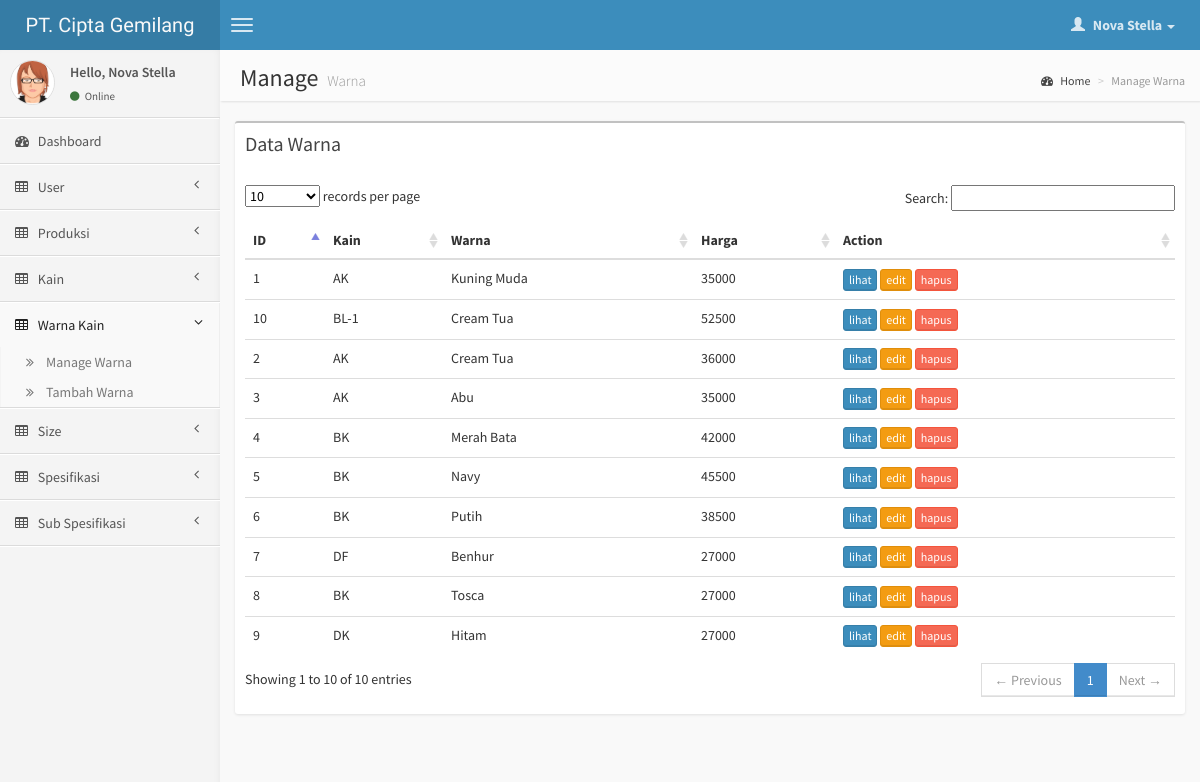
Screenshot of /page/warna/index.php (signed in) with the database file from the repository.
### tables this page shows
CREATE TABLE IF NOT EXISTS `user` (
  `id_user` int(11) NOT NULL AUTO_INCREMENT,
  `nama` varchar(100) NOT NULL,
  `username` varchar(15) NOT NULL,
  `password` varchar(255) NOT NULL,
  `level` int(11) NOT NULL,
  `date_created` date NOT NULL,
  PRIMARY KEY (`id_user`)
);

CREATE TABLE IF NOT EXISTS `jenis_warna` (
  `id_jenis_warna` int(11) NOT NULL AUTO_INCREMENT,
  `id_kain` int(11) NOT NULL,
  `warna` varchar(50) NOT NULL,
  `harga` int(10) NOT NULL,
  PRIMARY KEY (`id_jenis_warna`)
);

CREATE TABLE IF NOT EXISTS `kains` (
  `id_kain` int(11) NOT NULL AUTO_INCREMENT,
  `kain` varchar(50) NOT NULL,
  PRIMARY KEY (`id_kain`)
);

### function.php (called while the page is built, shortened)
<?php
	function getUserInfo($field){
		if(isset($_SESSION['id_user'])){
			$q = mysql_query("select * from user where id_user='$_SESSION[id_user]'");
			$data = mysql_fetch_array($q);
			return $data[$field];
		}
		return false;
	}
	function getKain($id){
		$q = mysql_query("select * from kains where id_kain='$id'");
		$data = mysql_fetch_array($q);
		return $data['kain'];
	}
?>

### page/warna/index.php (the view, shortened to what this page needs)
<?php $pageTitle = 'Manage Warna'; $pageActive = 'warna'; ?>
<?php include '../header.php'; ?>
<section class="content-header">
    <h1>
        Manage
        <small>Warna</small>
    </h1>
    <ol class="breadcrumb">
        <li><a href="#"><i class="fa fa-dashboard"></i> Home</a></li>
        <li class="active">Manage Warna</li>
    </ol>
</section>
<section class="content">
	 <div class="row">
		<div class="col-xs-12">
		    <div class="box">
		        <div class="box-header">
		            <h3 class="box-title">Data Warna</h3>
		        </div>
		        <div class="box-body table-responsive">
		            <table class="table table-hover" id="table_data">
		            	<thead>
			            	<tr>
			                    <th>ID</th>
			                    <th>Kain</th>
			                    <th>Warna</th>
			                    <th>Harga</th>
			                    <th>Action</th>
			                </tr>
		            	</thead>
		                <tbody>
			                <?php $sql = mysql_query('SELECT * FROM jenis_warna'); ?>
			                <?php while($row = mysql_fetch_array($sql) ): ?>
				                <tr>
				                    <td><?php echo $row['id_jenis_warna']; ?></td>
				                    <td><?php echo getKain($row['id_kain']); ?></td>
				                    <td><?php echo $row['warna']; ?></td>
				                    <td><?php echo $row['harga']; ?></td>
				                    <td><a href="view.php?id=<?php echo $row['id_jenis_warna']; ?>" class="btn btn-primary btn-xs">lihat</a> <a href="edit.php?id=<?php echo $row['id_jenis_warna']; ?>" class="btn btn-warning btn-xs">edit</a> <a href="delete.php?id=<?php echo $row['id_jenis_warna']; ?>" onclick="return confirm('Anda yakin akan menghapus ini?')" class="btn btn-danger btn-xs">hapus</a></td>
				                </tr>
				            <?php endwhile; ?>
		                </tbody>
		            </table>
		        </div>
		    </div>
		</div>
		</div>
</section>
<?php include '../footer.php'; ?>

### page/header.php (shortened to what this page needs)
<?php require('../../config/config.php'); require("../../config/session.php"); require("../../function.php");  ?>
<!DOCTYPE html>
<html>
    <head>
        <link href="<?php echo DOMAIN; ?>/css/bootstrap.min.css" rel="stylesheet" type="text/css" />
        <link href="<?php echo DOMAIN; ?>/css/font-awesome.min.css" rel="stylesheet" type="text/css" />
        <link href="<?php echo DOMAIN; ?>/css/ionicons.min.css" rel="stylesheet" type="text/css" />
        <link href="<?php echo DOMAIN; ?>/css/morris/morris.css" rel="stylesheet" type="text/css" />
        <link href="<?php echo DOMAIN; ?>/css/jvectormap/jquery-jvectormap-1.2.2.css" rel="stylesheet" type="text/css" />
        <link href="<?php echo DOMAIN; ?>/css/fullcalendar/fullcalendar.css" rel="stylesheet" type="text/css" />
        <link href="<?php echo DOMAIN; ?>/css/daterangepicker/daterangepicker-bs3.css" rel="stylesheet" type="text/css" />
        <link href="<?php echo DOMAIN; ?>/css/bootstrap-wysihtml5/bootstrap3-wysihtml5.min.css" rel="stylesheet" type="text/css" />
        <link href="../../css/datatables/dataTables.bootstrap.css" rel="stylesheet" type="text/css" />
        <link href="<?php echo DOMAIN; ?>/css/AdminLTE.css" rel="stylesheet" type="text/css" />
    </head>
    <body class="skin-blue">
        <header class="header">
            <a href="index.html" class="logo">
                PT. Cipta Gemilang
            </a>
            <nav class="navbar navbar-static-top" role="navigation">
                <a href="#" class="navbar-btn sidebar-toggle" data-toggle="offcanvas" role="button">
                    <span class="icon-bar"></span>
                    <span class="icon-bar"></span>
                    <span class="icon-bar"></span>
                </a>
                <div class="navbar-right">
                    <ul class="nav navbar-nav">
                        <li class="dropdown user user-menu">
                            <a href="#" class="dropdown-toggle" data-toggle="dropdown">
                                <i class="glyphicon glyphicon-user"></i>
                                <span><?php echo getUserInfo('nama'); ?> <i class="caret"></i></span>
                            </a>
                        </li>
                    </ul>
                </div>
            </nav>
        </header>
        <div class="wrapper row-offcanvas row-offcanvas-left">
            <aside class="left-side sidebar-offcanvas">
                <section class="sidebar">
                    <div class="user-panel">
                        <div class="pull-left image">
                            <img src="<?php echo DOMAIN; ?>/img/avatar3.png" class="img-circle" alt="User Image" />
                        </div>
                        <div class="pull-left info">
                            <p>Hello, <?php echo getUserInfo('nama'); ?></p>
                            <a href="#"><i class="fa fa-circle text-success"></i> Online</a>
                        </div>
                    </div>
                    <ul class="sidebar-menu">
                        <li <?php if($pageActive == 'dashboard'): ?>class="active"<?php endif; ?> >
                            <a href="<?php echo DOMAIN; ?>">
                                <i class="fa fa-dashboard"></i> <span>Dashboard</span>
                            </a>
                        </li>
                        <?php if($_SESSION['level'] == 1): ?>
                        <li class="treeview <?php if($pageActive == 'user'): ?>active<?php endif; ?>">
                            <a href="#">
                                <i class="fa fa-table"></i> <span>User</span>
                                <i class="fa fa-angle-left pull-right"></i>
                            </a>
                        </li>
                        <?php endif; ?>
                        <li class="treeview <?php if($pageActive == 'produksi'): ?>active<?php endif; ?>">
                            <a href="#">
                                <i class="fa fa-table"></i> <span>Produksi</span>
                                <i class="fa fa-angle-left pull-right"></i>
                            </a>
                        </li>
                        <?php if($_SESSION['level'] == 1 || $_SESSION['level'] == 2): ?>
                        <li class="treeview <?php if($pageActive == 'kain'): ?>active<?php endif; ?>">
                            <a href="#">
                                <i class="fa fa-table"></i> <span>Kain</span>
                                <i class="fa fa-angle-left pull-right"></i>
                            </a>
                        </li>
                        <li class="treeview <?php if($pageActive == 'warna'): ?>active<?php endif; ?>">
                            <a href="#">
                                <i class="fa fa-table"></i> <span>Warna Kain</span>
                                <i class="fa fa-angle-left pull-right"></i>
                            </a>
                            <ul class="treeview-menu">
                                <li><a href="<?php echo DOMAIN; ?>/page/warna"><i class="fa fa-angle-double-right"></i>Manage Warna</a></li>
                                <li><a href="<?php echo DOMAIN; ?>/page/warna/input.php"><i class="fa fa-angle-double-right"></i>Tambah Warna</a></li>
                            </ul>
                        </li>
                        <li class="treeview <?php if($pageActive == 'size'): ?>active<?php endif; ?>">
                            <a href="#">
                                <i class="fa fa-table"></i> <span>Size</span>
                                <i class="fa fa-angle-left pull-right"></i>
                            </a>
                        </li>
                        <li class="treeview <?php if($pageActive == 'spesifikasi'): ?>active<?php endif; ?>">
                            <a href="#">
                                <i class="fa fa-table"></i> <span>Spesifikasi</span>
                                <i class="fa fa-angle-left pull-right"></i>
                            </a>
                        </li>
                        <li class="treeview <?php if($pageActive == 'sub_spesifikasi'): ?>active<?php endif; ?>">
                            <a href="#">
                                <i class="fa fa-table"></i> <span>Sub Spesifikasi</span>
                                <i class="fa fa-angle-left pull-right"></i>
                            </a>
                        </li>
                        <?php endif; ?>
                    </ul>
                </section>
            </aside>
            <aside class="right-side">

### rows the page displays
user: nama "Nova Stella"
jenis_warna: id_jenis_warna "1", id_kain.kain "AK", warna "Kuning Muda", harga "35000"
jenis_warna: id_jenis_warna "2", id_kain.kain "AK", warna "Cream Tua", harga "36000"
jenis_warna: id_jenis_warna "3", id_kain.kain "AK", warna "Abu", harga "35000"
jenis_warna: id_jenis_warna "4", id_kain.kain "BK", warna "Merah Bata", harga "42000"
jenis_warna: id_jenis_warna "5", id_kain.kain "BK", warna "Navy", harga "45500"
jenis_warna: id_jenis_warna "6", id_kain.kain "BK", warna "Putih", harga "38500"
jenis_warna: id_jenis_warna "7", id_kain.kain "DF", warna "Benhur", harga "27000"
jenis_warna: id_jenis_warna "8", id_kain.kain "BK", warna "Tosca", harga "27000"
jenis_warna: id_jenis_warna "9", id_kain.kain "DK", warna "Hitam", harga "27000"
jenis_warna: id_jenis_warna "10", id_kain.kain "BL-1", warna "Cream Tua", harga "52500"
